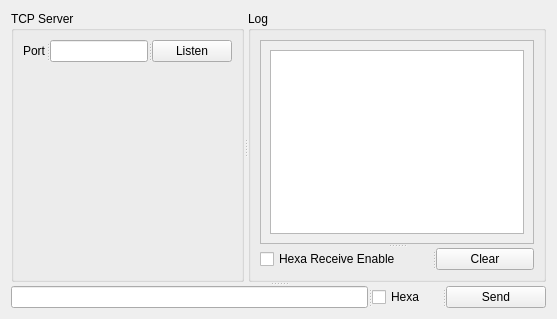
      <widget class="QWidget" name="tcpServerTab">
       <property name="autoFillBackground">
        <bool>true</bool>
       </property>
       <attribute name="title">
        <string>TCP Server</string>
       </attribute>
       <layout class="QVBoxLayout" name="verticalLayout_21">
        <item>
         <widget class="QSplitter" name="splitter_32">
          <property name="orientation">
           <enum>Qt::Vertical</enum>
          </property>
          <widget class="QSplitter" name="splitter_14">
           <property name="orientation">
            <enum>Qt::Horizontal</enum>
           </property>
           <widget class="QSplitter" name="splitter_13">
            <property name="orientation">
             <enum>Qt::Vertical</enum>
            </property>
            <widget class="QGroupBox" name="groupBox_7">
             <property name="maximumSize">
              <size>
               <width>16777215</width>
               <height>16777215</height>
              </size>
             </property>
             <property name="title">
              <string>TCP Server</string>
             </property>
             <layout class="QVBoxLayout" name="verticalLayout_22">
              <item>
               <widget class="QSplitter" name="splitter_11">
                <property name="orientation">
                 <enum>Qt::Horizontal</enum>
                </property>
                <widget class="QLabel" name="label">
                 <property name="text">
                  <string>Port</string>
                 </property>
                </widget>
                <widget class="QLineEdit" name="tcpServer_LineTxtPort">
                 <property name="maximumSize">
                  <size>
                   <width>16777215</width>
                   <height>29</height>
                  </size>
                 </property>
                </widget>
                <widget class="QPushButton" name="tcpServer_btnListen">
                 <property name="maximumSize">
                  <size>
                   <width>16777215</width>
                   <height>29</height>
                  </size>
                 </property>
                 <property name="text">
                  <string>Listen</string>
                 </property>
                </widget>
               </widget>
              </item>
              <item>
               <spacer name="verticalSpacer_4">
                <property name="orientation">
                 <enum>Qt::Vertical</enum>
                </property>
                <property name="sizeHint" stdset="0">
                 <size>
                  <width>20</width>
                  <height>40</height>
                 </size>
                </property>
               </spacer>
              </item>
             </layout>
            </widget>
           </widget>
           <widget class="QGroupBox" name="groupBox_8">
            <property name="title">
             <string>Log</string>
            </property>
            <layout class="QVBoxLayout" name="verticalLayout_20">
             <item>
              <widget class="QSplitter" name="splitter_27">
               <property name="orientation">
                <enum>Qt::Vertical</enum>
               </property>
               <widget class="QScrollArea" name="scrollArea_4">
                <property name="widgetResizable">
                 <bool>true</bool>
                </property>
                <widget class="QWidget" name="scrollAreaWidgetContents_4">
                 <property name="geometry">
                  <rect>
                   <x>0</x>
                   <y>0</y>
                   <width>379</width>
                   <height>383</height>
                  </rect>
                 </property>
                 <layout class="QVBoxLayout" name="verticalLayout_19">
                  <item>
                   <widget class="QTextBrowser" name="tcpServer_logTxt"/>
                  </item>
                 </layout>
                </widget>
               </widget>
               <widget class="QSplitter" name="splitter_10">
                <property name="orientation">
                 <enum>Qt::Horizontal</enum>
                </property>
                <widget class="QCheckBox" name="tcpServer_checkBoxHexaReceive">
                 <property name="maximumSize">
                  <size>
                   <width>200</width>
                   <height>16777215</height>
                  </size>
                 </property>
                 <property name="text">
                  <string>Hexa Receive Enable</string>
                 </property>
                </widget>
                <widget class="QPushButton" name="tcpServer_btnClear">
                 <property name="maximumSize">
                  <size>
                   <width>16777215</width>
                   <height>29</height>
                  </size>
                 </property>
                 <property name="text">
                  <string>Clear</string>
                 </property>
                </widget>
               </widget>
              </widget>
             </item>
            </layout>
           </widget>
          </widget>
          <widget class="QSplitter" name="splitter_12">
           <property name="orientation">
            <enum>Qt::Horizontal</enum>
           </property>
           <widget class="QLineEdit" name="tcpServer_LineTxtSend">
            <property name="maximumSize">
             <size>
              <width>16777215</width>
              <height>29</height>
             </size>
            </property>
           </widget>
           <widget class="QCheckBox" name="tcpServer_checkBoxHexaSend">
            <property name="maximumSize">
             <size>
              <width>70</width>
              <height>29</height>
             </size>
            </property>
            <property name="text">
             <string>Hexa</string>
            </property>
           </widget>
           <widget class="QPushButton" name="tcpServer_btnSend">
            <property name="maximumSize">
             <size>
              <width>100</width>
              <height>29</height>
             </size>
            </property>
            <property name="text">
             <string>Send</string>
            </property>
           </widget>
          </widget>
         </widget>
        </item>
       </layout>
      </widget>
